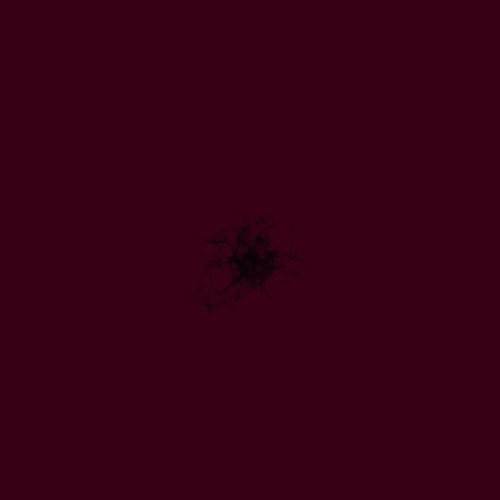
Frame 1 (no input)
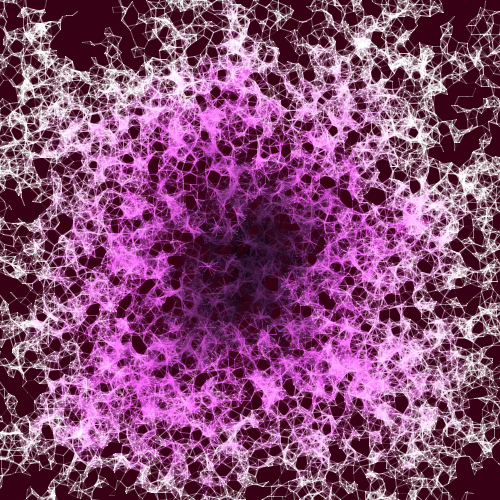
Frame 60 (the mouse pressed at the canvas centre just before this capture)
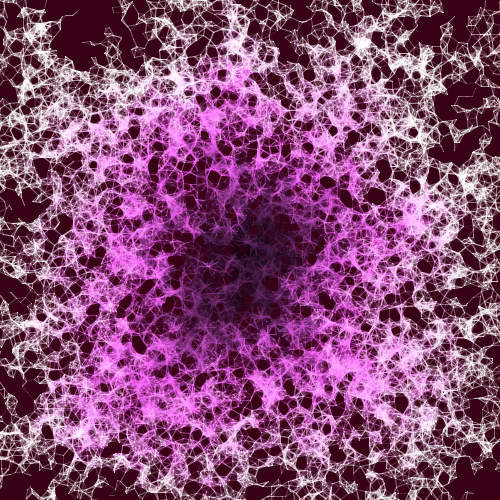
Frame 120 (the mouse held since frame 60 and released just before this capture)

The Processing sketch that drew these frames (run headless with seeded random() and noise(); from frame 60 on, the mouse is pressed at the canvas centre):

// Processing sketch: processing_171344
// ── processing_171344.pde


Cell[] myCells = new Cell[16000];
float a = 0;
float b = 5;

void setup() {
  background(55,0,20);
  size(500, 500);
  for (int i = 0; i < myCells.length; i ++) {
    myCells[i] = new Cell();
  }
PVector middle = new PVector(250,250);
myCells[0].location.set(middle);
myCells[0].isseed  = true;

}

void draw() {
  //background(255);
  for (int i=0; i< myCells.length; i++) {
    //myCells[i].display();
    myCells[i].update();
  }
  myCells[0].isseed = true;

  for (int i=0; i<myCells.length; i++) {
    if (myCells[i].isseed == false) {
      for (int j=0; j<myCells.length; j++) {
        if (myCells[j].isseed == true) {
          float d; 
          d = PVector.dist(myCells[i].location, myCells[j].location); 
          if (d<=10) {
            myCells[i].isseed=true;
             line(myCells[i].location.x, myCells[i].location.y, myCells[j].location.x, myCells[j].location.y);
             stroke(b,a,b,random(150));
             
              a = a+0.002;
              b = b+0.005;
             
          }
          
        }
      }
    }
  }
}

//this is the cell classe. We defnie it in two parts. First we delare its variables:

class Cell {

  PVector location = new PVector();
  PVector velocity = new PVector();

  //float xlocation;
  //float ylocation;
  float dia;
  boolean isseed;
  float cellred, cellgreen, cellblue;
  float lineweight;


  //then we construct it - using a 'constructor 

  Cell() {

    // xlocation = random(0,500);
    // ylocation = random(0,500);
    location = new PVector(random(500), random(500));
    dia = 8;
    isseed = false;
    cellred = 250;
    cellgreen = 250;
    cellblue = 250;
    lineweight = 0.1;
  }

  void display() {
    stroke(lineweight);
    if (isseed == true) {
      fill(20, 80, 0);
    }
    if (isseed == false) {
      fill(cellred, cellgreen, cellblue);
    }
    ellipse(location.x, location.y, dia, dia);
  }
  void update() {

    if (isseed == false) {
      velocity = new PVector(random(-50, 50), random(-50, 50));
      location.add(velocity);
    }
    //xlocation = xlocation+random(-30,3);
    //ylocation = ylocation+random(-3,30);
  }
}
